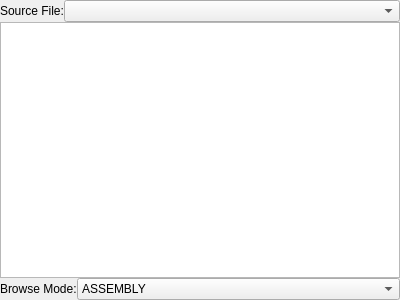
<?xml version="1.0" encoding="UTF-8"?>
<ui version="4.0">
 <class>CodeBrowserDockWidget</class>
 <widget class="QDockWidget" name="CodeBrowserDockWidget">
  <property name="geometry">
   <rect>
    <x>0</x>
    <y>0</y>
    <width>400</width>
    <height>300</height>
   </rect>
  </property>
  <property name="windowTitle">
   <string>Code Browser</string>
  </property>
  <widget class="QWidget" name="dockWidgetContents">
   <layout class="QGridLayout" name="gridLayout">
    <property name="margin">
     <number>0</number>
    </property>
    <property name="spacing">
     <number>0</number>
    </property>
    <item row="0" column="0">
     <layout class="QFormLayout" name="sourcePicker">
      <item row="0" column="0">
       <widget class="QLabel" name="label_2">
        <property name="text">
         <string>Source File:</string>
        </property>
       </widget>
      </item>
      <item row="0" column="1">
       <widget class="QComboBox" name="sourceFiles"/>
      </item>
     </layout>
    </item>
    <item row="1" column="0">
     <widget class="QTableView" name="tableView">
      <property name="sizePolicy">
       <sizepolicy hsizetype="Expanding" vsizetype="Expanding">
        <horstretch>0</horstretch>
        <verstretch>0</verstretch>
       </sizepolicy>
      </property>
      <property name="frameShadow">
       <enum>QFrame::Plain</enum>
      </property>
      <property name="editTriggers">
       <set>QAbstractItemView::NoEditTriggers</set>
      </property>
      <property name="alternatingRowColors">
       <bool>true</bool>
      </property>
      <property name="selectionMode">
       <enum>QAbstractItemView::SingleSelection</enum>
      </property>
      <property name="selectionBehavior">
       <enum>QAbstractItemView::SelectRows</enum>
      </property>
      <property name="textElideMode">
       <enum>Qt::ElideNone</enum>
      </property>
      <property name="horizontalScrollMode">
       <enum>QAbstractItemView::ScrollPerItem</enum>
      </property>
      <property name="showGrid">
       <bool>false</bool>
      </property>
      <property name="gridStyle">
       <enum>Qt::NoPen</enum>
      </property>
      <property name="sortingEnabled">
       <bool>false</bool>
      </property>
      <property name="cornerButtonEnabled">
       <bool>false</bool>
      </property>
      <attribute name="horizontalHeaderVisible">
       <bool>true</bool>
      </attribute>
      <attribute name="horizontalHeaderCascadingSectionResizes">
       <bool>false</bool>
      </attribute>
      <attribute name="horizontalHeaderDefaultSectionSize">
       <number>50</number>
      </attribute>
      <attribute name="horizontalHeaderMinimumSectionSize">
       <number>26</number>
      </attribute>
      <attribute name="horizontalHeaderShowSortIndicator" stdset="0">
       <bool>false</bool>
      </attribute>
      <attribute name="horizontalHeaderStretchLastSection">
       <bool>true</bool>
      </attribute>
      <attribute name="verticalHeaderVisible">
       <bool>false</bool>
      </attribute>
      <attribute name="verticalHeaderDefaultSectionSize">
       <number>23</number>
      </attribute>
      <attribute name="verticalHeaderMinimumSectionSize">
       <number>23</number>
      </attribute>
     </widget>
    </item>
    <item row="2" column="0">
     <layout class="QFormLayout" name="formLayout">
      <property name="fieldGrowthPolicy">
       <enum>QFormLayout::AllNonFixedFieldsGrow</enum>
      </property>
      <item row="0" column="0">
       <widget class="QLabel" name="label">
        <property name="text">
         <string>Browse Mode:</string>
        </property>
       </widget>
      </item>
      <item row="0" column="1">
       <widget class="QComboBox" name="displayMode">
        <item>
         <property name="text">
          <string>ASSEMBLY</string>
         </property>
        </item>
        <item>
         <property name="text">
          <string>SOURCE</string>
         </property>
        </item>
       </widget>
      </item>
     </layout>
    </item>
   </layout>
  </widget>
  <action name="actionBreak_on_CPU_execution_here">
   <property name="text">
    <string>Break on CPU execution here</string>
   </property>
   <property name="toolTip">
    <string>Break on CPU execution here</string>
   </property>
  </action>
  <action name="actionRun_to_here">
   <property name="text">
    <string>Run to here</string>
   </property>
   <property name="toolTip">
    <string>Run to here</string>
   </property>
  </action>
  <action name="actionDisable_breakpoint">
   <property name="text">
    <string>Disable this breakpoint</string>
   </property>
   <property name="toolTip">
    <string>Disable this breakpoint</string>
   </property>
  </action>
  <action name="actionRemove_breakpoint">
   <property name="text">
    <string>Remove this breakpoint</string>
   </property>
   <property name="toolTip">
    <string>Remove this breakpoint</string>
   </property>
  </action>
  <action name="actionEnable_breakpoint">
   <property name="text">
    <string>Enable this breakpoint</string>
   </property>
   <property name="toolTip">
    <string>Enable this breakpoint</string>
   </property>
  </action>
  <action name="actionStart_marker_here">
   <property name="text">
    <string>Set Visualization START Marker here</string>
   </property>
   <property name="toolTip">
    <string>Set Visualization START Marker here</string>
   </property>
  </action>
  <action name="actionEnd_marker_here">
   <property name="text">
    <string>Set Visualization END Marker here</string>
   </property>
   <property name="toolTip">
    <string>Set Visualization END Marker here</string>
   </property>
  </action>
  <action name="actionClear_marker">
   <property name="text">
    <string>Clear Visualization Markers</string>
   </property>
   <property name="toolTip">
    <string>Clear Visualization Markers</string>
   </property>
  </action>
 </widget>
 <resources/>
 <connections/>
</ui>
